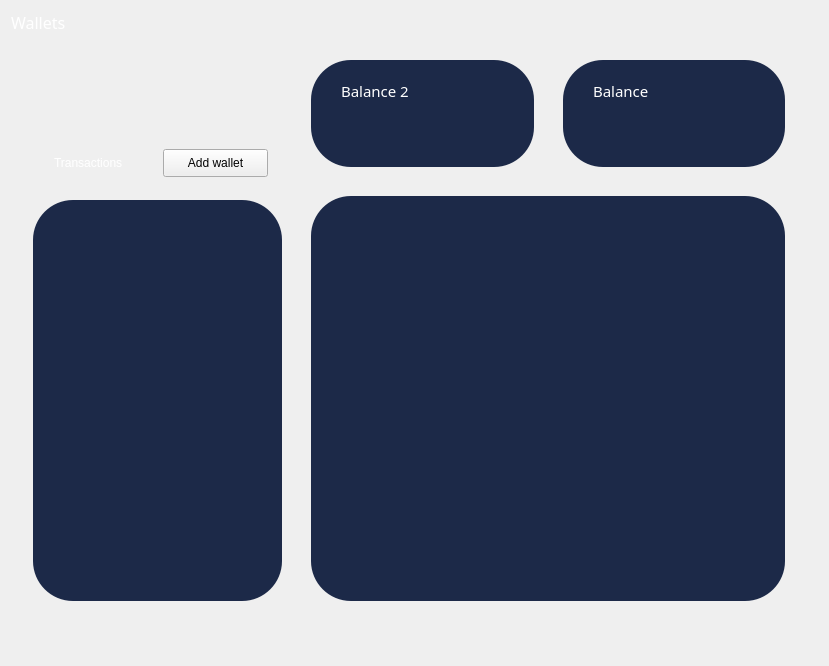
         <widget class="QWidget" name="page_2">
          <layout class="QVBoxLayout" name="verticalLayout_20">
           <item>
            <widget class="QLabel" name="label_8">
             <property name="font">
              <font>
               <family>Century Gothic</family>
               <pointsize>12</pointsize>
               <weight>9</weight>
               <italic>false</italic>
               <bold>false</bold>
              </font>
             </property>
             <property name="styleSheet">
              <string notr="true">color: rgb(255, 255, 255);

font: 75 12pt &quot;Century Gothic&quot;;</string>
             </property>
             <property name="text">
              <string>Wallets</string>
             </property>
            </widget>
           </item>
           <item>
            <layout class="QHBoxLayout" name="horizontalLayout_22">
             <property name="spacing">
              <number>20</number>
             </property>
             <property name="leftMargin">
              <number>22</number>
             </property>
             <item>
              <layout class="QVBoxLayout" name="verticalLayout_18">
               <property name="spacing">
                <number>6</number>
               </property>
               <property name="topMargin">
                <number>0</number>
               </property>
               <property name="bottomMargin">
                <number>0</number>
               </property>
               <item>
                <spacer name="verticalSpacer_5">
                 <property name="orientation">
                  <enum>Qt::Vertical</enum>
                 </property>
                 <property name="sizeType">
                  <enum>QSizePolicy::Preferred</enum>
                 </property>
                 <property name="sizeHint" stdset="0">
                  <size>
                   <width>20</width>
                   <height>93</height>
                  </size>
                 </property>
                </spacer>
               </item>
               <item>
                <widget class="QWidget" name="widget_10" native="true">
                 <property name="sizePolicy">
                  <sizepolicy hsizetype="Expanding" vsizetype="Fixed">
                   <horstretch>0</horstretch>
                   <verstretch>0</verstretch>
                  </sizepolicy>
                 </property>
                 <property name="minimumSize">
                  <size>
                   <width>0</width>
                   <height>51</height>
                  </size>
                 </property>
                 <layout class="QHBoxLayout" name="horizontalLayout_19">
                  <property name="spacing">
                   <number>0</number>
                  </property>
                  <property name="leftMargin">
                   <number>21</number>
                  </property>
                  <property name="rightMargin">
                   <number>14</number>
                  </property>
                  <property name="bottomMargin">
                   <number>0</number>
                  </property>
                  <item>
                   <widget class="QLabel" name="label_13">
                    <property name="styleSheet">
                     <string notr="true">color:rgb(255, 255, 255);
font: 9pt &quot;Century Gothic&quot;;</string>
                    </property>
                    <property name="text">
                     <string>Transactions</string>
                    </property>
                   </widget>
                  </item>
                  <item>
                   <layout class="QVBoxLayout" name="verticalLayout_17">
                    <property name="spacing">
                     <number>0</number>
                    </property>
                    <item>
                     <layout class="QHBoxLayout" name="horizontalLayout_18">
                      <item>
                       <spacer name="horizontalSpacer_17">
                        <property name="orientation">
                         <enum>Qt::Horizontal</enum>
                        </property>
                        <property name="sizeType">
                         <enum>QSizePolicy::Expanding</enum>
                        </property>
                        <property name="sizeHint" stdset="0">
                         <size>
                          <width>40</width>
                          <height>20</height>
                         </size>
                        </property>
                       </spacer>
                      </item>
                      <item>
                       <widget class="QPushButton" name="pushButton_5">
                        <property name="sizePolicy">
                         <sizepolicy hsizetype="Maximum" vsizetype="Fixed">
                          <horstretch>0</horstretch>
                          <verstretch>0</verstretch>
                         </sizepolicy>
                        </property>
                        <property name="minimumSize">
                         <size>
                          <width>105</width>
                          <height>28</height>
                         </size>
                        </property>
                        <property name="styleSheet">
                         <string notr="true">QPushButton{
	border: 1px solid;
	border-color:#fff;
	border-radius: 7px;
color:#fff;
}
QPushButton:hover{
color:rgb(22, 201, 236);
border-color:rgb(22, 201, 236);
}
font: 3pt &quot;Century Gothic&quot;;</string>
                        </property>
                        <property name="text">
                         <string>Add wallet</string>
                        </property>
                       </widget>
                      </item>
                     </layout>
                    </item>
                   </layout>
                  </item>
                 </layout>
                </widget>
               </item>
               <item>
                <spacer name="verticalSpacer_6">
                 <property name="orientation">
                  <enum>Qt::Vertical</enum>
                 </property>
                 <property name="sizeType">
                  <enum>QSizePolicy::Preferred</enum>
                 </property>
                 <property name="sizeHint" stdset="0">
                  <size>
                   <width>20</width>
                   <height>10</height>
                  </size>
                 </property>
                </spacer>
               </item>
               <item>
                <widget class="QFrame" name="Monthly_frame_6">
                 <property name="sizePolicy">
                  <sizepolicy hsizetype="Expanding" vsizetype="Expanding">
                   <horstretch>0</horstretch>
                   <verstretch>0</verstretch>
                  </sizepolicy>
                 </property>
                 <property name="minimumSize">
                  <size>
                   <width>100</width>
                   <height>401</height>
                  </size>
                 </property>
                 <property name="maximumSize">
                  <size>
                   <width>4420</width>
                   <height>120000</height>
                  </size>
                 </property>
                 <property name="styleSheet">
                  <string notr="true">*{background-color: rgb(28, 41, 72);
border-radius: 40px;
pading-left: 20px;}
QComboBox::down-arrow {
    image:url(:/icon/icons/chevron-down.svg);
	width: 0;
}
QLineEdit{
border-bottom-color: rgb(255, 255, 255);
}</string>
                 </property>
                 <property name="frameShape">
                  <enum>QFrame::NoFrame</enum>
                 </property>
                 <property name="frameShadow">
                  <enum>QFrame::Plain</enum>
                 </property>
                 <property name="lineWidth">
                  <number>0</number>
                 </property>
                 <layout class="QVBoxLayout" name="verticalLayout_16">
                  <item>
                   <widget class="QScrollArea" name="scrollArea">
                    <property name="styleSheet">
                     <string notr="true"/>
                    </property>
                    <property name="widgetResizable">
                     <bool>true</bool>
                    </property>
                    <widget class="QWidget" name="scrollAreaWidgetContents">
                     <property name="geometry">
                      <rect>
                       <x>0</x>
                       <y>0</y>
                       <width>285</width>
                       <height>489</height>
                      </rect>
                     </property>
                    </widget>
                   </widget>
                  </item>
                 </layout>
                </widget>
               </item>
               <item>
                <spacer name="verticalSpacer_4">
                 <property name="orientation">
                  <enum>Qt::Vertical</enum>
                 </property>
                 <property name="sizeType">
                  <enum>QSizePolicy::Preferred</enum>
                 </property>
                 <property name="sizeHint" stdset="0">
                  <size>
                   <width>20</width>
                   <height>54</height>
                  </size>
                 </property>
                </spacer>
               </item>
              </layout>
             </item>
             <item>
              <widget class="QWidget" name="widget_11" native="true">
               <layout class="QVBoxLayout" name="verticalLayout_19">
                <property name="spacing">
                 <number>9</number>
                </property>
                <property name="topMargin">
                 <number>0</number>
                </property>
                <property name="rightMargin">
                 <number>33</number>
                </property>
                <property name="bottomMargin">
                 <number>0</number>
                </property>
                <item>
                 <layout class="QHBoxLayout" name="horizontalLayout_21">
                  <item>
                   <layout class="QHBoxLayout" name="horizontalLayout_13">
                    <property name="topMargin">
                     <number>20</number>
                    </property>
                    <property name="bottomMargin">
                     <number>20</number>
                    </property>
                    <item>
                     <widget class="QFrame" name="overview_frame_6">
                      <property name="sizePolicy">
                       <sizepolicy hsizetype="Expanding" vsizetype="Fixed">
                        <horstretch>0</horstretch>
                        <verstretch>0</verstretch>
                       </sizepolicy>
                      </property>
                      <property name="minimumSize">
                       <size>
                        <width>223</width>
                        <height>107</height>
                       </size>
                      </property>
                      <property name="maximumSize">
                       <size>
                        <width>4960</width>
                        <height>1800</height>
                       </size>
                      </property>
                      <property name="styleSheet">
                       <string notr="true">*{background-color: rgb(28, 41, 72);
border-radius: 40px;
pading-left: 20px;}
QComboBox::down-arrow {
    image:url(:/icon/icons/chevron-down.svg);
	width: 0;
}
QLineEdit{
border-bottom-color: rgb(255, 255, 255);
}</string>
                      </property>
                      <property name="frameShape">
                       <enum>QFrame::NoFrame</enum>
                      </property>
                      <property name="frameShadow">
                       <enum>QFrame::Plain</enum>
                      </property>
                      <property name="lineWidth">
                       <number>0</number>
                      </property>
                      <widget class="QLabel" name="label_47">
                       <property name="geometry">
                        <rect>
                         <x>30</x>
                         <y>20</y>
                         <width>121</width>
                         <height>21</height>
                        </rect>
                       </property>
                       <property name="font">
                        <font>
                         <family>Century Gothic</family>
                         <pointsize>11</pointsize>
                         <weight>50</weight>
                         <italic>false</italic>
                         <bold>false</bold>
                        </font>
                       </property>
                       <property name="styleSheet">
                        <string notr="true">color:#fff</string>
                       </property>
                       <property name="text">
                        <string>Balance 2</string>
                       </property>
                      </widget>
                     </widget>
                    </item>
                    <item>
                     <spacer name="horizontalSpacer_16">
                      <property name="orientation">
                       <enum>Qt::Horizontal</enum>
                      </property>
                      <property name="sizeType">
                       <enum>QSizePolicy::Preferred</enum>
                      </property>
                      <property name="sizeHint" stdset="0">
                       <size>
                        <width>20</width>
                        <height>20</height>
                       </size>
                      </property>
                     </spacer>
                    </item>
                    <item>
                     <widget class="QFrame" name="overview_frame_5">
                      <property name="sizePolicy">
                       <sizepolicy hsizetype="Expanding" vsizetype="Fixed">
                        <horstretch>0</horstretch>
                        <verstretch>0</verstretch>
                       </sizepolicy>
                      </property>
                      <property name="minimumSize">
                       <size>
                        <width>222</width>
                        <height>107</height>
                       </size>
                      </property>
                      <property name="maximumSize">
                       <size>
                        <width>4960</width>
                        <height>1800</height>
                       </size>
                      </property>
                      <property name="styleSheet">
                       <string notr="true">*{background-color: rgb(28, 41, 72);
border-radius: 40px;
pading-left: 20px;}
QComboBox::down-arrow {
    image:url(:/icon/icons/chevron-down.svg);
	width: 0;
}
QLineEdit{
border-bottom-color: rgb(255, 255, 255);
}</string>
                      </property>
                      <property name="frameShape">
                       <enum>QFrame::NoFrame</enum>
                      </property>
                      <property name="frameShadow">
                       <enum>QFrame::Plain</enum>
                      </property>
                      <property name="lineWidth">
                       <number>0</number>
                      </property>
                      <widget class="QLabel" name="label_45">
                       <property name="geometry">
                        <rect>
                         <x>30</x>
                         <y>20</y>
                         <width>121</width>
                         <height>21</height>
                        </rect>
                       </property>
                       <property name="font">
                        <font>
                         <family>Century Gothic</family>
                         <pointsize>11</pointsize>
                         <weight>50</weight>
                         <italic>false</italic>
                         <bold>false</bold>
                        </font>
                       </property>
                       <property name="styleSheet">
                        <string notr="true">color:#fff</string>
                       </property>
                       <property name="text">
                        <string>Balance</string>
                       </property>
                      </widget>
                     </widget>
                    </item>
                   </layout>
                  </item>
                 </layout>
                </item>
                <item>
                 <widget class="QFrame" name="Monthly_frame_5">
                  <property name="sizePolicy">
                   <sizepolicy hsizetype="Expanding" vsizetype="Expanding">
                    <horstretch>0</horstretch>
                    <verstretch>0</verstretch>
                   </sizepolicy>
                  </property>
                  <property name="minimumSize">
                   <size>
                    <width>100</width>
                    <height>401</height>
                   </size>
                  </property>
                  <property name="maximumSize">
                   <size>
                    <width>4420</width>
                    <height>120000</height>
                   </size>
                  </property>
                  <property name="styleSheet">
                   <string notr="true">*{background-color: rgb(28, 41, 72);
border-radius: 40px;
pading-left: 20px;}
QComboBox::down-arrow {
    image:url(:/icon/icons/chevron-down.svg);
	width: 0;
}
QLineEdit{
border-bottom-color: rgb(255, 255, 255);
}</string>
                  </property>
                  <property name="frameShape">
                   <enum>QFrame::NoFrame</enum>
                  </property>
                  <property name="frameShadow">
                   <enum>QFrame::Plain</enum>
                  </property>
                  <property name="lineWidth">
                   <number>0</number>
                  </property>
                 </widget>
                </item>
                <item>
                 <spacer name="verticalSpacer_2">
                  <property name="orientation">
                   <enum>Qt::Vertical</enum>
                  </property>
                  <property name="sizeType">
                   <enum>QSizePolicy::Preferred</enum>
                  </property>
                  <property name="sizeHint" stdset="0">
                   <size>
                    <width>20</width>
                    <height>54</height>
                   </size>
                  </property>
                 </spacer>
                </item>
               </layout>
              </widget>
             </item>
            </layout>
           </item>
          </layout>
         </widget>
